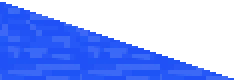
#> input picture assets/Water/water4.png, 120 x 40 px (shown 2 times larger)
$ python xui2.py
#> lines starting #> are read from the running program, lines starting #| are printed output that depends on the picture
from PIL import Image, ImageDraw

# [45 lines left out: functions create_stretched_image, crop_diagonal, not called in this run]


# input_image_path = 'assets/Water/water2.png'  # Путь к входному изображению
# output_image_path = 'assets/Water/water3.png'  # Путь для сохранения выходного изображения
# crop_diagonal(input_image_path, output_image_path)


def split_image_into_three(input_image_path, output_image_prefix):
    # Открываем входное изображение
#> called with input_image_path = 'assets/Water/water4.png', output_image_prefix = 'assets/Water/waters.png'
    original_image = Image.open(input_image_path)
#> original_image is the input picture: PIL image 120x40 RGBA; mean R, G, B, A 151.1, 175, 250.6, 124.3

    # Получаем размеры оригинального изображения
    width, height = original_image.size
#> width = 120; height = 40

    # Вычисляем ширину каждой части
    part_width = width // 3
#> part_width = 40

    # Создаем три части изображения
    for i in range(3):
        # Определяем координаты для обрезки
        left = i * part_width
        right = left + part_width if i < 2 else width  # Последняя часть захватывает остаток
        box = (left, 0, right, height)

        # Обрезаем изображение
        part_image = original_image.crop(box)

        # Сохраняем обрезанную часть
        part_image.save(f"{output_image_prefix}_part_{i + 1}.png")
#> this loop made 3 passes
#> pass 1, in split_image_into_three, `part_image = original_image.crop(box)`:
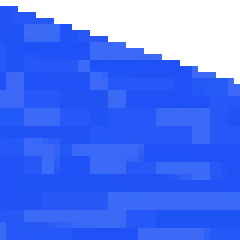
#> part_image: PIL image 40x40 RGBA (shown 6 times larger); mean R, G, B, A 79.8, 119.9, 247.6, 209.3; transparent parts drawn white
#> pass 2, in split_image_into_three, `part_image = original_image.crop(box)`:
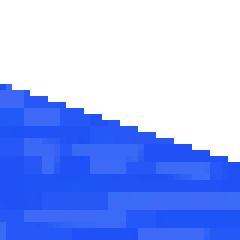
#> part_image: PIL image 40x40 RGBA (shown 6 times larger); mean R, G, B, A 151.4, 175.2, 250.6, 124.3; transparent parts drawn white
#> pass 3, in split_image_into_three, `part_image = original_image.crop(box)`:
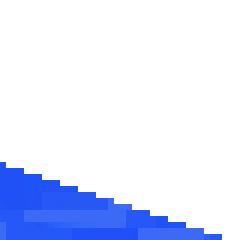
#> part_image: PIL image 40x40 RGBA (shown 6 times larger); mean R, G, B, A 222.2, 229.7, 253.6, 39.4; transparent parts drawn white


input_image_path = 'assets/Water/water4.png'  # Путь к входному изображению
output_image_prefix = 'assets/Water/waters.png'  # Префикс для сохранения выходных изображений
split_image_into_three(input_image_path, output_image_prefix)


# [24 lines left out: function crop_diagonal_to_transparent, not called in this run]


# Пример использования
# input_image_path = 'assets/Water/water2.png'  # Путь к входному изображению
# output_image_path = 'assets/Water/water4.png'  # Путь для сохранения выходного изображения
# crop_diagonal_to_transparent(input_image_path, output_image_path)

$ run again, with assets/Water/water3.png copied over assets/Water/water4.png
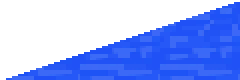
#> input picture assets/Water/water3.png, 120 x 40 px (shown 2 times larger)
#> in split_image_into_three, original_image is the input picture: PIL image 120x40 RGBA; mean R, G, B, A 20.4, 44.3, 119.9, 124.3
#> the loop in split_image_into_three, `for i in range(3):` made 3 passes
#> pass 1, in split_image_into_three, `part_image = original_image.crop(box)`:
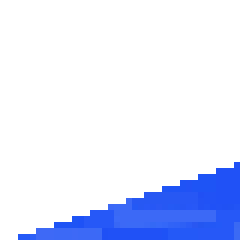
#> part_image: PIL image 40x40 RGBA (shown 6 times larger); mean R, G, B, A 6.5, 14.1, 37.9, 39.4; transparent parts drawn white
#> pass 3, in split_image_into_three, `part_image = original_image.crop(box)`:
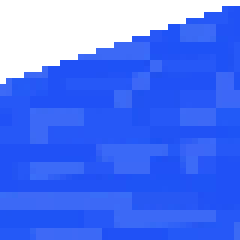
#> part_image: PIL image 40x40 RGBA (shown 6 times larger); mean R, G, B, A 34.1, 74.2, 201.8, 209.3; transparent parts drawn white

$ run again, with assets/Water/water.png copied over assets/Water/water4.png
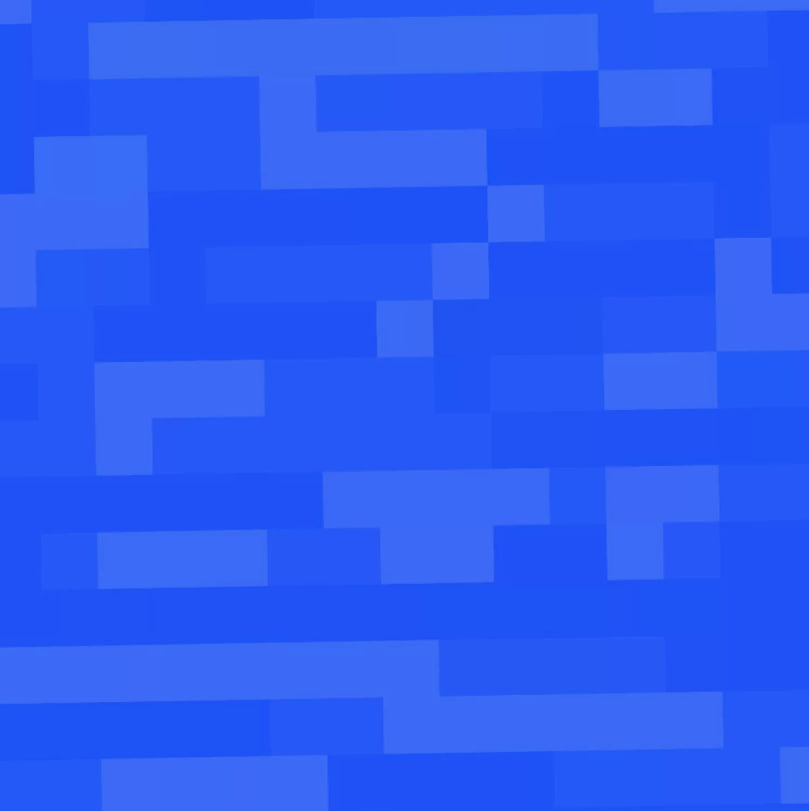
#> input picture assets/Water/water.png, 809 x 811 px
#> in split_image_into_three, original_image is the input picture: PIL image 809x811 RGB; mean R, G, B 42.4, 91.3, 245.8
#> the loop in split_image_into_three, `for i in range(3):` made 3 passes
#> pass 1, in split_image_into_three, `part_image = original_image.crop(box)`:
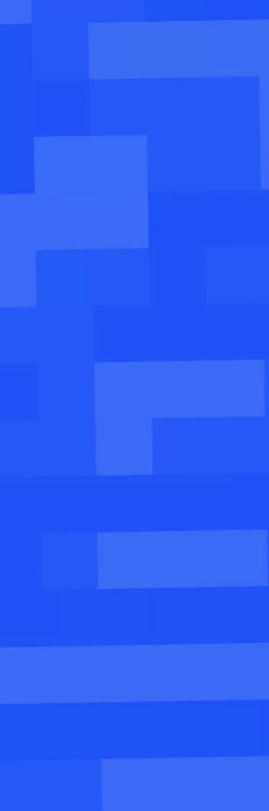
#> part_image: PIL image 269x811 RGB; mean R, G, B 43.1, 92, 245.9
#> pass 3, in split_image_into_three, `part_image = original_image.crop(box)`:
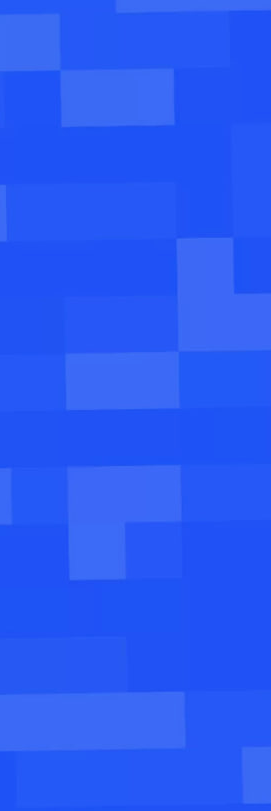
#> part_image: PIL image 271x811 RGB; mean R, G, B 40.1, 89.3, 245.9
